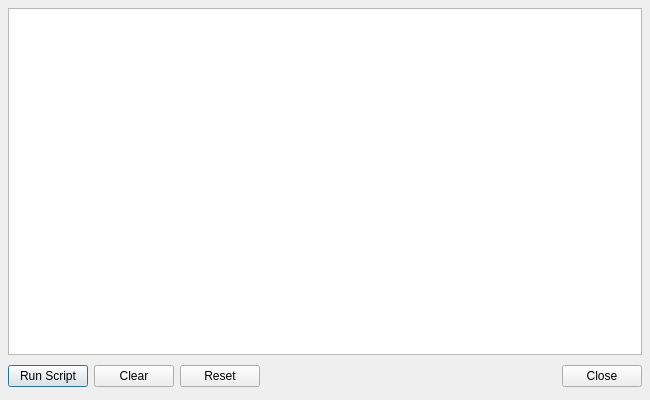
<ui version="4.0" >
 <author></author>
 <comment></comment>
 <exportmacro></exportmacro>
 <class>QtPythonDialog</class>
 <widget class="QDialog" name="QtPythonDialog" >
  <property name="geometry" >
   <rect>
    <x>0</x>
    <y>0</y>
    <width>650</width>
    <height>400</height>
   </rect>
  </property>
  <property name="sizePolicy" >
   <sizepolicy>
    <hsizetype>1</hsizetype>
    <vsizetype>1</vsizetype>
    <horstretch>0</horstretch>
    <verstretch>0</verstretch>
   </sizepolicy>
  </property>
  <property name="windowTitle" >
   <string>Dialog</string>
  </property>
  <property name="modal" >
   <bool>false</bool>
  </property>
  <layout class="QGridLayout" >
   <property name="margin" >
    <number>8</number>
   </property>
   <property name="spacing" >
    <number>6</number>
   </property>
   <item row="0" column="0" >
    <widget class="QtPythonShell" name="shellWidget" />
   </item>
   <item row="1" column="0" >
    <layout class="QHBoxLayout" >
     <property name="margin" >
      <number>0</number>
     </property>
     <property name="spacing" >
      <number>6</number>
     </property>
     <item>
      <widget class="QPushButton" name="runScript" >
       <property name="text" >
        <string>Run Script</string>
       </property>
      </widget>
     </item>
     <item>
      <widget class="QPushButton" name="clear" >
       <property name="text" >
        <string>Clear</string>
       </property>
      </widget>
     </item>
     <item>
      <widget class="QPushButton" name="reset" >
       <property name="text" >
        <string>Reset</string>
       </property>
       <property name="autoDefault" >
        <bool>false</bool>
       </property>
      </widget>
     </item>
     <item>
      <spacer>
       <property name="orientation" >
        <enum>Qt::Horizontal</enum>
       </property>
       <property name="sizeHint" >
        <size>
         <width>131</width>
         <height>31</height>
        </size>
       </property>
      </spacer>
     </item>
     <item>
      <widget class="QPushButton" name="close" >
       <property name="text" >
        <string>Close</string>
       </property>
      </widget>
     </item>
    </layout>
   </item>
  </layout>
 </widget>
 <pixmapfunction></pixmapfunction>
 <customwidgets>
  <customwidget>
   <class>QtPythonShell</class>
   <extends>QTextEdit</extends>
   <header>QtPythonShell.h</header>
   <container>0</container>
   <pixmap></pixmap>
  </customwidget>
 </customwidgets>
 <resources/>
 <connections>
  <connection>
   <sender>close</sender>
   <signal>clicked()</signal>
   <receiver>QtPythonDialog</receiver>
   <slot>accept()</slot>
   <hints>
    <hint type="sourcelabel" >
     <x>316</x>
     <y>198</y>
    </hint>
    <hint type="destinationlabel" >
     <x>139</x>
     <y>199</y>
    </hint>
   </hints>
  </connection>
 </connections>
</ui>
